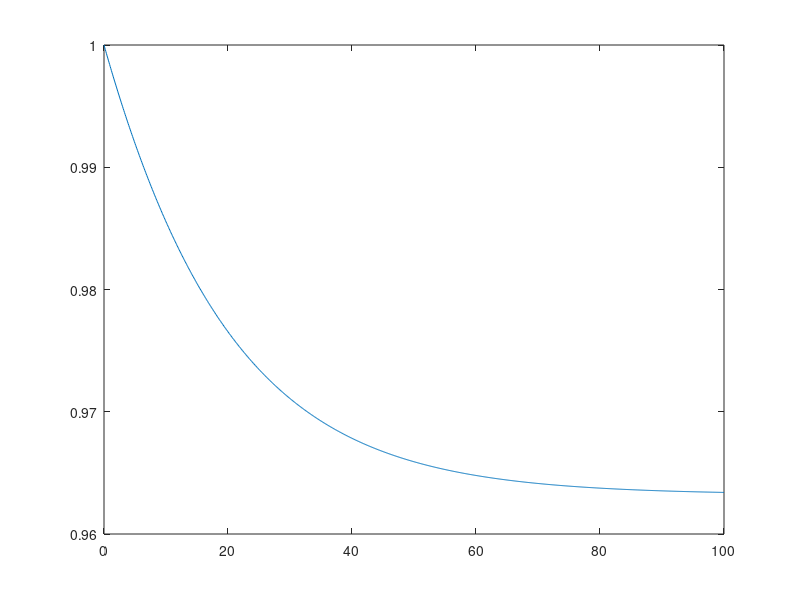

Source code (MATLAB):
1;

clear all;
clc;

# Define system level parameters
global q_1 = 10.0;
global q_2 = 10.0;
global f_1 = 1.3;
global f_2 = 850.5;
global E_1 = 120.5;
global E_2 = 8.8;
global lambda_opt = 1.4;
global v = 5;
global xi = 1/sqrt(2);

global lambda = 1.0;
global beta = 1.1;

function lambda_a_dot = stalhand_08(lambda_a, t)

  global alphas;
  alpha_steady = alphas(5, :);
  global lambda_opt;
  global f_1;
  global f_2;
  global E_1;
  global E_2;
  global v;
  global lambda;
  global xi;
  lambda_c = lambda/lambda_a;

  lambda_a_dot = (-alpha_steady(3)*f_1*v + lambda_c*(2*lambda_c - 2)*(E_1*alpha_steady(3)/2 + E_2*alpha_steady(4)/2)/lambda_a)/(alpha_steady(3)*f_1 + alpha_steady(4)*f_2);
endfunction

function stress = total_stress(alpha, lambda, lambda_a)

  global q_1;
  global q_2;
  global E_1;
  global E_2;
  global lambda_opt;
  global xi;

  lambda_c = lambda/lambda_a;

  # Generated from stalhand08.py
  stress = q_1*(q_1*exp(q_1*(lambda - 1)) - q_2)/q_2 + (2*lambda_c - 2)*(E_1*alpha(3)/2 + E_2*alpha(4)/2)/lambda_a
endfunction


# Main driver

# Step 1: Solve for chemical state, given lambda and beta
global alphas = [0.9987702708891195 0.00000589174448707144 0.00017297197566117962 0.0010508653907322332;
0.998762573843706 0.000005929923993356007 0.0001740544110342275 0.00105744182126638;
0.9986643685097072 0.0000071128544475041605 0.00018787560249589286 0.001140643033349413;
0.8208941057402434 0.0475614686013137 0.02486416276029727 0.10668026289814568;
0.03388881921430759 0.3107612157868934 0.12470285963308524 0.5306471053657137;
0.031302907149558856 0.3117142373634343 0.12501012182413113 0.5319727336628757;
0.031178422520788545 0.31176826838826843 0.12502404223129404 0.532029266859649];

# Step 2: Solve for the active stretch, given the steady-state
#         chemical concentrations above

steps = 1000;
lambda_a_0 = 1.0;
t = linspace(0, 100, steps)';

lambda_a = lsode("stalhand_08", lambda_a_0, t);
lambda_a_steady = lambda_a(steps)
plot(t, lambda_a)

# Step 3: Compute the total stress, given the steady state
#         chemical state and active stretch

P = total_stress(alphas(5, :), lambda, lambda_a_steady)
